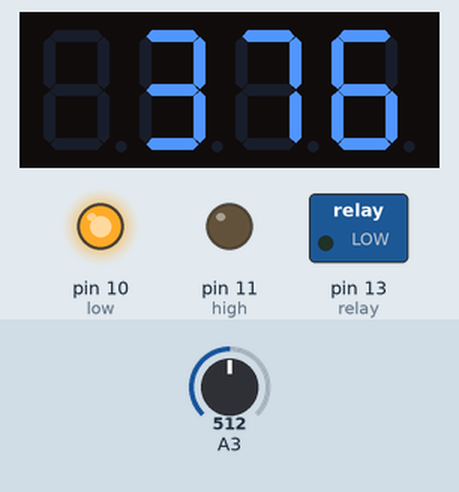
This sketch was run on a simulated Arduino Uno, built with avr-gcc and run on an emulated ATmega328P. Parts: 4-digit seven-segment display, switched loads named in the sketch (green lamp = pin HIGH), output pins drawn as LEDs (lit = HIGH). Inputs (shaded band) come from the test bench; at power-on: A3 = 512.

Above: at 6.2 s.
6.3 s: A3 set to 360
At 6.9 s:
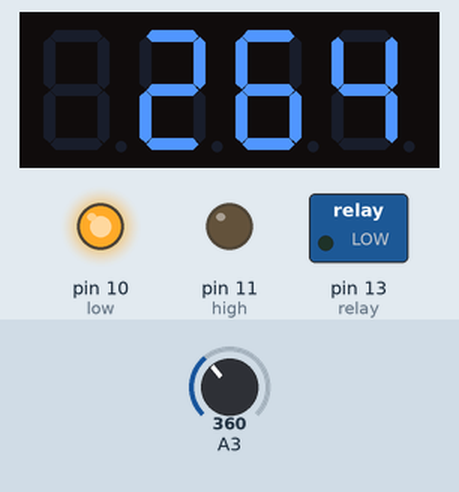
7.9 s: A3 set to 330
At 9.5 s:
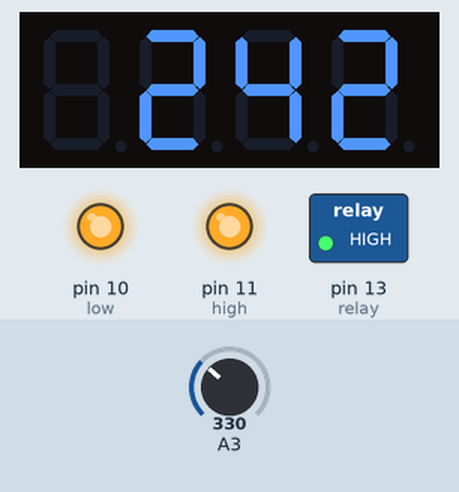
10.0 s: A3 set to 306
At 11.3 s:
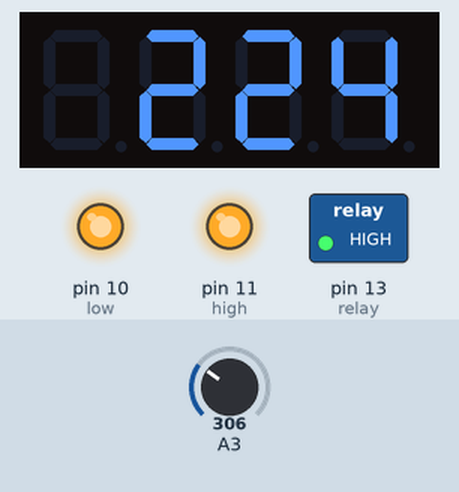
Timing chart, 0 to 13.0 s (numbered marks = the images above; inputs shaded):
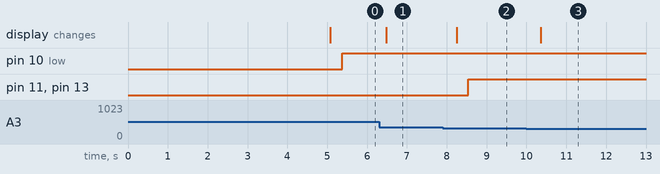

Measured:
- the behaviour switches between 349 and 348 on A3 (found by bisection; images 1 and 2)
- after the input at 6.3 s, the display: changes after 0.18 s (image 1)
- after the input at 7.9 s, pin 11 (high), pin 13 (relay): LOW → HIGH after 0.64 s; the display: changes after 0.34 s (image 2)
- after the input at 10.0 s, the display: changes after 0.36 s (image 3)

The sketch:

AC_Volt_Meter.ino
```cpp
#include <Arduino.h>
#include <TM1637TinyDisplay.h>

#define CLK_TM   4
#define DIO_TM   5

TM1637TinyDisplay display(CLK_TM, DIO_TM);

int relay = 13;
int high = 11;
int low = 10;


void setup(void) {
  ///Serial.begin(9600);
    display.setBrightness(3);
  pinMode(relay, OUTPUT);
  pinMode(high, OUTPUT);
  pinMode(low, OUTPUT);
  analogReference(INTERNAL);  // set ADC positive reference voltage to 1.1V (internal)
  delay(5000);
}


// get maximum reading value
uint16_t get_max() {
  uint16_t max_v = 0;
  for(uint8_t i = 0; i < 100; i++) {
    uint16_t r = analogRead(A3);  // read from analog channel 3 (A3)
    if(max_v < r) max_v = r;
    delayMicroseconds(200);
  }
  return max_v;
}

// main loop
void loop() {

  char buf[10];
  // get amplitude (maximum - or peak value)
  uint32_t v = get_max();
  // get actual voltage (ADC voltage reference = 1.1V)
  v = v * 1065/1023;
  // calculate the RMS value ( = peak/√2 )
  v /= sqrt(2);

  sprintf(buf, "%03u Volts", v);
  display.showNumberDec(v, false);
  //Serial.println(v);
delay(300);

 if ( (v >= 0)  &&  (v < 190) )
    {
      //Serial.print("Low");
      digitalWrite(relay, LOW);
      digitalWrite(low, HIGH);
      digitalWrite(high, LOW);
    }
    // Case 2 Normal Rated Voltage
    if ( (v >= 190)  &&  (v <= 255) )
    {
      //Serial.print("Normal");
      digitalWrite(relay, HIGH);
      digitalWrite(low, HIGH);
      digitalWrite(high, HIGH);
    }
    // Case 3 Over Voltage
    if ( v > 260 )
    {
      //Serial.print("High");
      digitalWrite(relay, LOW);
      digitalWrite(low, HIGH);
      digitalWrite(high, LOW);
    }
}
```
